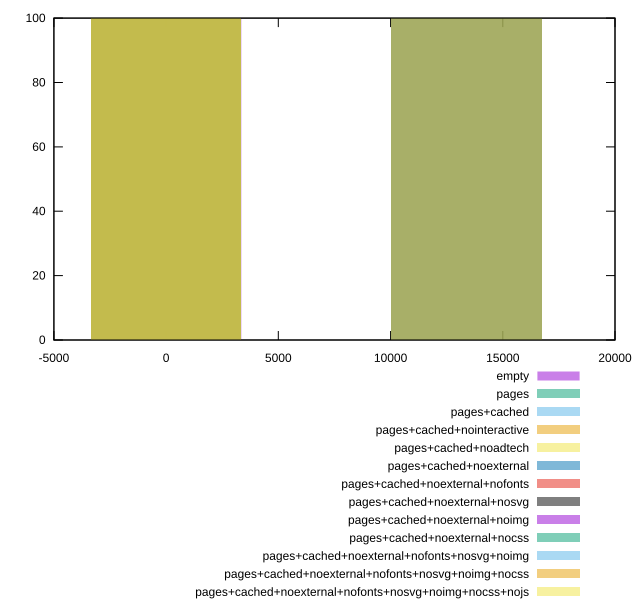

gnuplot code for this plot:
reset
set terminal svg size 640, 610
set output "reprap/metrics/comparison/histogram/all_raw.svg"

$empty <<EOF
0 100
EOF

$pages <<EOF
13379.646034910911 100
EOF

$pagesCached <<EOF
13379.646034910911 100
EOF

$pagesCachedNointeractive <<EOF
13379.646034910911 100
EOF

$pagesCachedNoadtech <<EOF
0 100
EOF

$pagesCachedNoexternal <<EOF
0 100
EOF

$pagesCachedNoexternalNofonts <<EOF
0 100
EOF

$pagesCachedNoexternalNosvg <<EOF
0 100
EOF

$pagesCachedNoexternalNoimg <<EOF
0 100
EOF

$pagesCachedNoexternalNocss <<EOF
0 100
EOF

$pagesCachedNoexternalNofontsNosvgNoimg <<EOF
0 100
EOF

$pagesCachedNoexternalNofontsNosvgNoimgNocss <<EOF
0 100
EOF

$pagesCachedNoexternalNofontsNosvgNoimgNocssNojs <<EOF
0 100
EOF

set key outside below
set boxwidth 6689.823017455456
set yrange [0:100]
set style fill transparent solid 0.5 noborder

plot \
  $empty title "empty" with boxes, \
  $pages title "pages" with boxes, \
  $pagesCached title "pages+cached" with boxes, \
  $pagesCachedNointeractive title "pages+cached+nointeractive" with boxes, \
  $pagesCachedNoadtech title "pages+cached+noadtech" with boxes, \
  $pagesCachedNoexternal title "pages+cached+noexternal" with boxes, \
  $pagesCachedNoexternalNofonts title "pages+cached+noexternal+nofonts" with boxes, \
  $pagesCachedNoexternalNosvg title "pages+cached+noexternal+nosvg" with boxes, \
  $pagesCachedNoexternalNoimg title "pages+cached+noexternal+noimg" with boxes, \
  $pagesCachedNoexternalNocss title "pages+cached+noexternal+nocss" with boxes, \
  $pagesCachedNoexternalNofontsNosvgNoimg title "pages+cached+noexternal+nofonts+nosvg+noimg" with boxes, \
  $pagesCachedNoexternalNofontsNosvgNoimgNocss title "pages+cached+noexternal+nofonts+nosvg+noimg+nocss" with boxes, \
  $pagesCachedNoexternalNofontsNosvgNoimgNocssNojs title "pages+cached+noexternal+nofonts+nosvg+noimg+nocss+nojs" with boxes, \


reset
